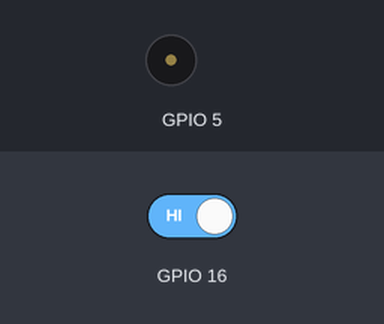
Recording of a sketch running on a simulated ESP8266 (NodeMCU). Shown: buzzer (waves = sounding). The test bench sets the inputs (shaded band); at power-on: GPIO 16 HIGH. WiFi joins after 1.5 s; servers stay silent unless stated.

Above: at 2.8 s.
2.9 s: GPIO 16 driven LOW
At 4.4 s:
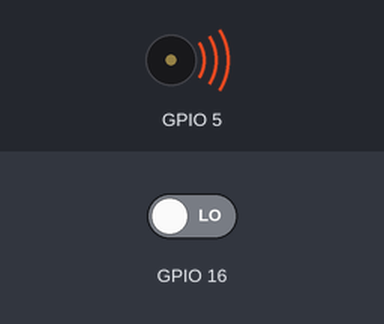
Timing chart, 0 to 6.5 s (numbered marks = the images above; inputs shaded):
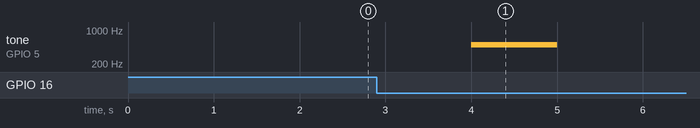

Measured:
- after the input at 2.9 s, tone on GPIO 5: silent → 500 Hz after 1.1 s, → silent 1.0 s later

The sketch:

main.ino
```cpp
#include <ESP8266WiFi.h>
#define WIFI_SSID "SSID"
#define WIFI_PASS "PASSWORD"
#define BOT_TOKEN "TOKEN"
#define ID "ID"

#include <FastBot.h>
FastBot bot(BOT_TOKEN);

void setup() {
  pinMode(16, INPUT);
  pinMode(5, OUTPUT);
  WiFi.begin(WIFI_SSID, WIFI_PASS);
}

void loop() {
  int dry = digitalRead(16);
  delay(1000);
  if (WiFi.status() != WL_CONNECTED) {
    if (dry == 0) {
      tone (5,  500,  1000);
      delay(5000);
    }
  }
  else {
    if (dry == 0) {
    tone (5,  500,  1000);
    bot.sendMessage("Где-то протечка", ID);
    delay(100000);
  }

  }
}
```
